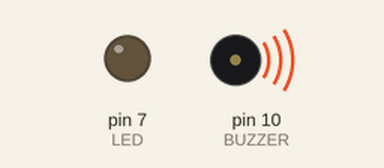
This sketch was run on a simulated Arduino Uno, built with avr-gcc and run on an emulated ATmega328P. On the bench: output pins drawn as LEDs (lit = HIGH), buzzer (waves = sounding).

Above: at 0.1 s.
At 5.1 s:
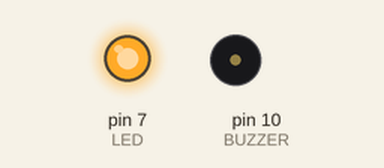
At 5.6 s:
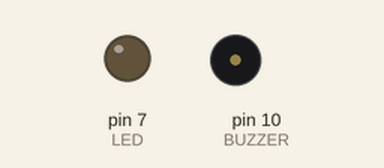
Timing chart, 0 to 7.1 s (numbered marks = the images above):
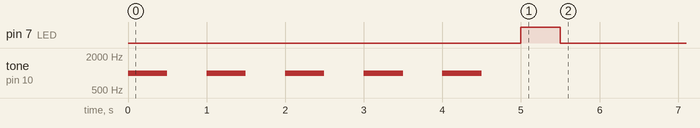

The sketch:

BuzzerTest.ino
```cpp
/*
 *
 * void Beep()
 *
 * The purpose of the Beep function is to inform that the patient has been found.
 * Originally, both the buzzer and LED were attached to pin 10 along with a 1k resistor.
 * However, soon it was evident that the current required to drive the pin was too high.
 * Then the decision was taken to use pin 10 for Buzzer and pin 7 for LED.
 *
 */


#define BUZZER  10
#define LED 7

void setup() {

  /* Assign pinModes to Buzzer and LED */
  pinMode(BUZZER, OUTPUT);
  pinMode(LED, OUTPUT);
  Beep();                                              // Call to Beep function

}


void Beep() {
  // Beep Buzzer 5 times
  for(int i = 0; i < 5; i++){
    tone(BUZZER, 1000, 500);
    delay(1000);
  }

  //Blink LED once
  digitalWrite(LED, HIGH);
  delay(500);
  digitalWrite(LED,LOW);
}

void loop() {

}
```
